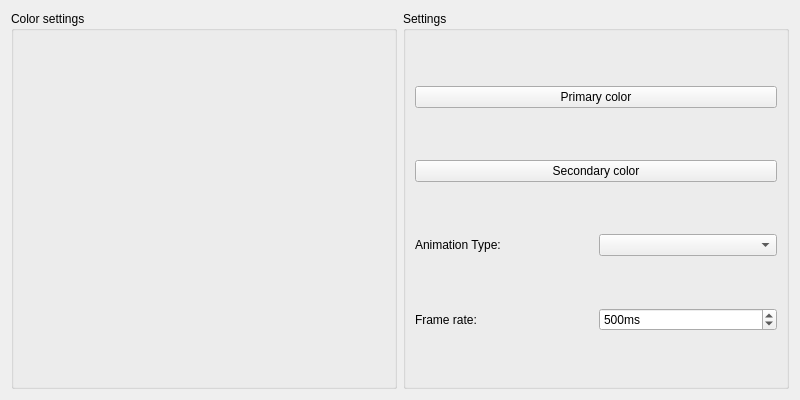
<?xml version="1.0" encoding="UTF-8"?>
<ui version="4.0">
    <class>AnimSender</class>
    <widget class="QWidget" name="AnimSender">
        <property name="geometry">
            <rect>
                <x>0</x>
                <y>0</y>
                <width>800</width>
                <height>400</height>
            </rect>
        </property>
        <property name="windowTitle">
            <string>animsource</string>
        </property>
        <layout class="QHBoxLayout" name="horizontalLayout">
            <item>
                <widget class="QGroupBox" name="groupBox_2">
                    <property name="title">
                        <string>Color settings</string>
                    </property>
                    <layout class="QHBoxLayout" name="horizontalLayout_4">
                        <item>
                            <widget class="QColorDialog" name="colorDialog" native="true"/>
                        </item>
                    </layout>
                </widget>
            </item>
            <item>
                <widget class="QGroupBox" name="groupBox">
                    <property name="title">
                        <string>Settings</string>
                    </property>
                    <layout class="QVBoxLayout" name="verticalLayout">
                        <item>
                            <widget class="QPushButton" name="primaryColor">
                                <property name="autoFillBackground">
                                    <bool>true</bool>
                                </property>
                                <property name="text">
                                    <string>Primary color</string>
                                </property>
                                <property name="flat">
                                    <bool>false</bool>
                                </property>
                            </widget>
                        </item>
                        <item>
                            <widget class="QPushButton" name="secondaryColor">
                                <property name="autoFillBackground">
                                    <bool>true</bool>
                                </property>
                                <property name="text">
                                    <string>Secondary color</string>
                                </property>
                            </widget>
                        </item>
                        <item>
                            <layout class="QHBoxLayout" name="horizontalLayout_2">
                                <item>
                                    <widget class="QLabel" name="label">
                                        <property name="text">
                                            <string>Animation Type:</string>
                                        </property>
                                        <property name="buddy">
                                            <cstring>animationType</cstring>
                                        </property>
                                    </widget>
                                </item>
                                <item>
                                    <widget class="QComboBox" name="animationType"/>
                                </item>
                            </layout>
                        </item>
                        <item>
                            <layout class="QHBoxLayout" name="horizontalLayout_3">
                                <item>
                                    <widget class="QLabel" name="label_2">
                                        <property name="text">
                                            <string>Frame rate:</string>
                                        </property>
                                        <property name="buddy">
                                            <cstring>animationSpeed</cstring>
                                        </property>
                                    </widget>
                                </item>
                                <item>
                                    <widget class="QSpinBox" name="animationSpeed">
                                        <property name="suffix">
                                            <string>ms</string>
                                        </property>
                                        <property name="minimum">
                                            <number>16</number>
                                        </property>
                                        <property name="maximum">
                                            <number>3000</number>
                                        </property>
                                        <property name="singleStep">
                                            <number>10</number>
                                        </property>
                                        <property name="value">
                                            <number>500</number>
                                        </property>
                                    </widget>
                                </item>
                            </layout>
                        </item>
                    </layout>
                </widget>
            </item>
        </layout>
    </widget>
    <customwidgets>
        <customwidget>
            <class>QColorDialog</class>
            <extends>QWidget</extends>
            <header location="global">qcolordialog.h</header>
            <container>1</container>
            <slots>
                <signal>currentColorChanged()</signal>
                <signal>currentColorChanged(const QColor)</signal>
            </slots>
        </customwidget>
    </customwidgets>
    <resources/>
    <connections/>
</ui>
